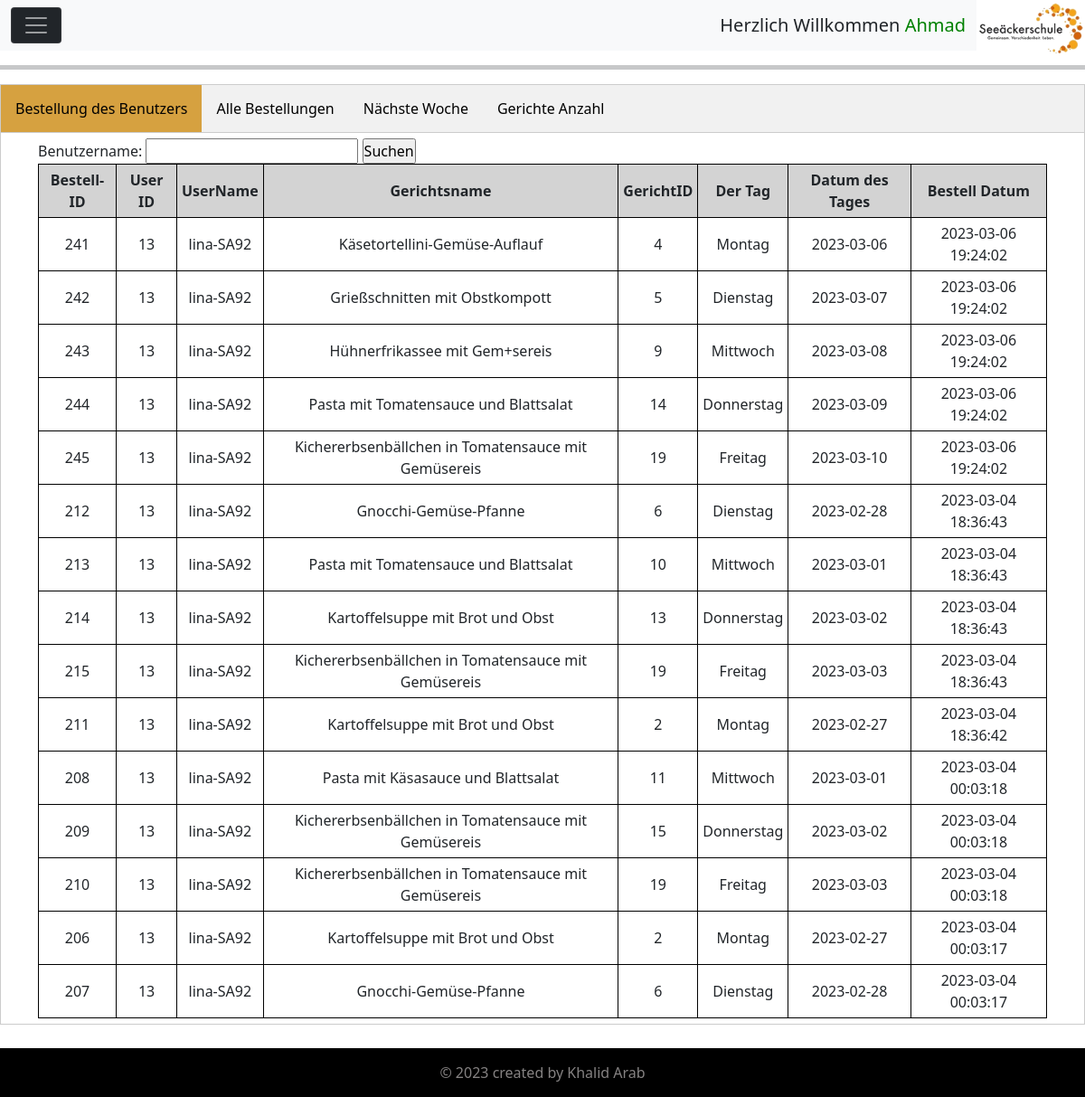
/admin/a_user_page.php?userName=lina-SA92 (signed in), run on the app's committed database.
### tables this page shows
CREATE TABLE `tbl_bestellung` (
  `id` int(11) NOT NULL,
  `user_id` int(11) NOT NULL,
  `option_name` varchar(100) NOT NULL,
  `option_id` int(11) NOT NULL,
  `day` varchar(10) NOT NULL,
  `day_datum` date NOT NULL,
  `bestelldatum` timestamp NOT NULL DEFAULT current_timestamp() ON UPDATE current_timestamp()
);

CREATE TABLE `tbl_user` (
  `id` int(11) NOT NULL,
  `userName` varchar(50) NOT NULL,
  `klasse` varchar(6) NOT NULL,
  `plz` int(11) NOT NULL,
  `firstName` varchar(50) NOT NULL,
  `lastName` varchar(50) NOT NULL,
  `email` varchar(100) NOT NULL,
  `phone` varchar(25) NOT NULL,
  `adresse` varchar(50) NOT NULL,
  `ortsteil` varchar(50) NOT NULL,
  `birthday` varchar(15) NOT NULL,
  `aktiv_ab` timestamp NOT NULL DEFAULT current_timestamp() ON UPDATE current_timestamp(),
  `password` varchar(255) NOT NULL,
  `bestell_status` int(5) NOT NULL,
  `admin_id` int(11) NOT NULL
);

### admin/a_user_page.php (the view, shortened to what this page needs)
<?php
include ('../conn/db_conn.php');
?>
<!doctype html>
<html lang="de">
    <head>
        <link href="../css/bootstrap.min.css" rel="stylesheet">
        <link rel="stylesheet" href="../css/style.css">
    </head>
    <body>
        <img src="../images/logo.png" alt="Seeäkerschule Logo" width=10% style="float:right;">
        <nav class="navbar navbar-dark bg-light">
            <div class="container-fluid">
                <button class="navbar-toggler bg-dark" type="button" data-bs-toggle="collapse" data-bs-target="#navbarToggleExternalContent" aria-controls="navbarToggleExternalContent" aria-expanded="false" aria-label="Toggle navigation">
                    <span class="navbar-toggler-icon"></span>
                </button>
                <h5 style="margin: 0;">Herzlich Willkommen <span style="color:green"><?php echo $_SESSION['adminName']; ?></span></h5>
            </div>
        </nav>
        <hr style="height: 5px">
        <div class="tab">
            <button class="tablinks active" onclick="openTab(event, 'userBestellung')">Bestellung des Benutzers</button>
            <button class="tablinks" onclick="openTab(event, 'bestellungen')">Alle Bestellungen</button>
            <button class="tablinks" onclick="openTab(event, 'lastWeekAllUser')">Nächste Woche</button>
            <button class="tablinks" onclick="openTab(event, 'anzahlGerichte')">Gerichte Anzahl</button>
        </div>
        <div id="userBestellung" class="tabcontent" style="display:block">
            <div class="container">
                <form method="get">
                    <label for="user_id">Benutzername:</label>
                    <input type="text" name="userName" id="user_id">
                    <input type="submit" value="Suchen">
                </form>
                <table>
                    <thead>
                        <tr>
                        <th>Bestell-ID</th>
                        <th>User ID</th>
                        <th>UserName</th>
                        <th>Gerichtsname</th>
                        <th>GerichtID</th>
                        <th>Der Tag</th>
                        <th>Datum des Tages</th>
                        <th>Bestell Datum</th>
                        </tr>
                    </thead>
                    <tbody>
                        <?php
                            if (isset($_GET['userName'])) {
                                $userName = mysqli_real_escape_string($conn, $_GET['userName']);
                                $sql = "SELECT u.userName, b.id, b.user_id, b.option_name, b.option_id, b.day, b.day_datum, b.bestelldatum
                                        FROM tbl_bestellung AS b INNER JOIN tbl_user AS u ON u.id = b.user_id WHERE u.userName = '$userName'
                                        ORDER BY b.bestelldatum DESC;";
                                $result = mysqli_query($conn, $sql);
                                while ($row = mysqli_fetch_assoc($result)) {
                                    echo '<tr>';
                                        echo '<td>' . $row['id'] . '</td>';
                                        echo '<td>' . $row['user_id'] . '</td>';
                                        echo '<td>' . $row['userName'] . '</td>';
                                        echo '<td>' . $row['option_name'] . '</td>';
                                        echo '<td>' . $row['option_id'] . '</td>';
                                        echo '<td>' . $row['day'] . '</td>';
                                        echo '<td>' . $row['day_datum'] . '</td>';
                                        echo '<td>' . $row['bestelldatum'] . '</td>';
                                    echo '</tr>';
                                }
                            }else{
                                echo '<tr>';
                                    echo '<td>Keine Bestellungen für den Benutzer gefunden.</td>';
                                echo '</tr>';
                            }
                        ?>
                    </tbody>
                </table>
            </div>
        </div>
        <footer class="fixed-bottom footer">
            <p class="footer_text"><span>&copy; 2023 created by Khalid Arab</span></p>
        </footer>
    </body>
</html>

### css/style.css (style rules this page uses)
* { padding: 0; margin: 0; }
.footer { background-color: black; }
.footer_text { text-align: center; justify-content: center; color: rgb(133, 130, 130); margin: 0 auto; margin: 15px; }
.tab { overflow: hidden; border: 1px solid #ccc; background-color: #f1f1f1; margin-top: 10px; }
.tab button { background-color: inherit; float: left; border: none; outline: none; cursor: pointer; padding: 14px 16px; transition: 0.3s; }
.tab button.active { background-color: #d6a140; }
.tabcontent { display: none; padding: 6px 12px; border: 1px solid #ccc; border-top: none; }
table, th, td { border: 1px solid black; }
table { width: 100%; border-collapse: collapse; }
th, td { text-align: center; padding: 5px; }
th { background-color: lightgray; }

### data on the page
tbl_bestellung: id "241", user "13", user.userName "lina-SA92", option_name "Käsetortellini-Gemüse-Auflauf", option "4", day "Montag", day_datum "2023-03-06", bestelldatum "2023-03-06 19:24:02"
tbl_bestellung: id "242", user "13", user.userName "lina-SA92", option_name "Grießschnitten mit Obstkompott", option "5", day "Dienstag", day_datum "2023-03-07", bestelldatum "2023-03-06 19:24:02"
tbl_bestellung: id "243", user "13", user.userName "lina-SA92", option_name "Hühnerfrikassee mit Gem+sereis", option "9", day "Mittwoch", day_datum "2023-03-08", bestelldatum "2023-03-06 19:24:02"
tbl_bestellung: id "244", user "13", user.userName "lina-SA92", option_name "Pasta mit Tomatensauce und Blattsalat", option "14", day "Donnerstag", day_datum "2023-03-09", bestelldatum "2023-03-06 19:24:02"
tbl_bestellung: id "245", user "13", user.userName "lina-SA92", option_name "Kichererbsenbällchen in Tomatensauce mit Gemüsereis", option "19", day "Freitag", day_datum "2023-03-10", bestelldatum "2023-03-06 19:24:02"
tbl_bestellung: id "212", user "13", user.userName "lina-SA92", option_name "Gnocchi-Gemüse-Pfanne", option "6", day "Dienstag", day_datum "2023-02-28", bestelldatum "2023-03-04 18:36:43"
tbl_bestellung: id "213", user "13", user.userName "lina-SA92", option_name "Pasta mit Tomatensauce und Blattsalat", option "10", day "Mittwoch", day_datum "2023-03-01", bestelldatum "2023-03-04 18:36:43"
tbl_bestellung: id "214", user "13", user.userName "lina-SA92", option_name "Kartoffelsuppe mit Brot und Obst", option "13", day "Donnerstag", day_datum "2023-03-02", bestelldatum "2023-03-04 18:36:43"
tbl_bestellung: id "215", user "13", user.userName "lina-SA92", option_name "Kichererbsenbällchen in Tomatensauce mit Gemüsereis", option "19", day "Freitag", day_datum "2023-03-03", bestelldatum "2023-03-04 18:36:43"
tbl_bestellung: id "211", user "13", user.userName "lina-SA92", option_name "Kartoffelsuppe mit Brot und Obst", option "2", day "Montag", day_datum "2023-02-27", bestelldatum "2023-03-04 18:36:42"
tbl_bestellung: id "208", user "13", user.userName "lina-SA92", option_name "Pasta mit Käsasauce und Blattsalat", option "11", day "Mittwoch", day_datum "2023-03-01", bestelldatum "2023-03-04 00:03:18"
tbl_bestellung: id "209", user "13", user.userName "lina-SA92", option_name "Kichererbsenbällchen in Tomatensauce mit Gemüsereis", option "15", day "Donnerstag", day_datum "2023-03-02", bestelldatum "2023-03-04 00:03:18"
tbl_bestellung: id "210", user "13", user.userName "lina-SA92", option_name "Kichererbsenbällchen in Tomatensauce mit Gemüsereis", option "19", day "Freitag", day_datum "2023-03-03", bestelldatum "2023-03-04 00:03:18"
tbl_bestellung: id "206", user "13", user.userName "lina-SA92", option_name "Kartoffelsuppe mit Brot und Obst", option "2", day "Montag", day_datum "2023-02-27", bestelldatum "2023-03-04 00:03:17"
tbl_bestellung: id "207", user "13", user.userName "lina-SA92", option_name "Gnocchi-Gemüse-Pfanne", option "6", day "Dienstag", day_datum "2023-02-28", bestelldatum "2023-03-04 00:03:17"

### other printed values
$_SESSION['adminName'] "Ahmad"
